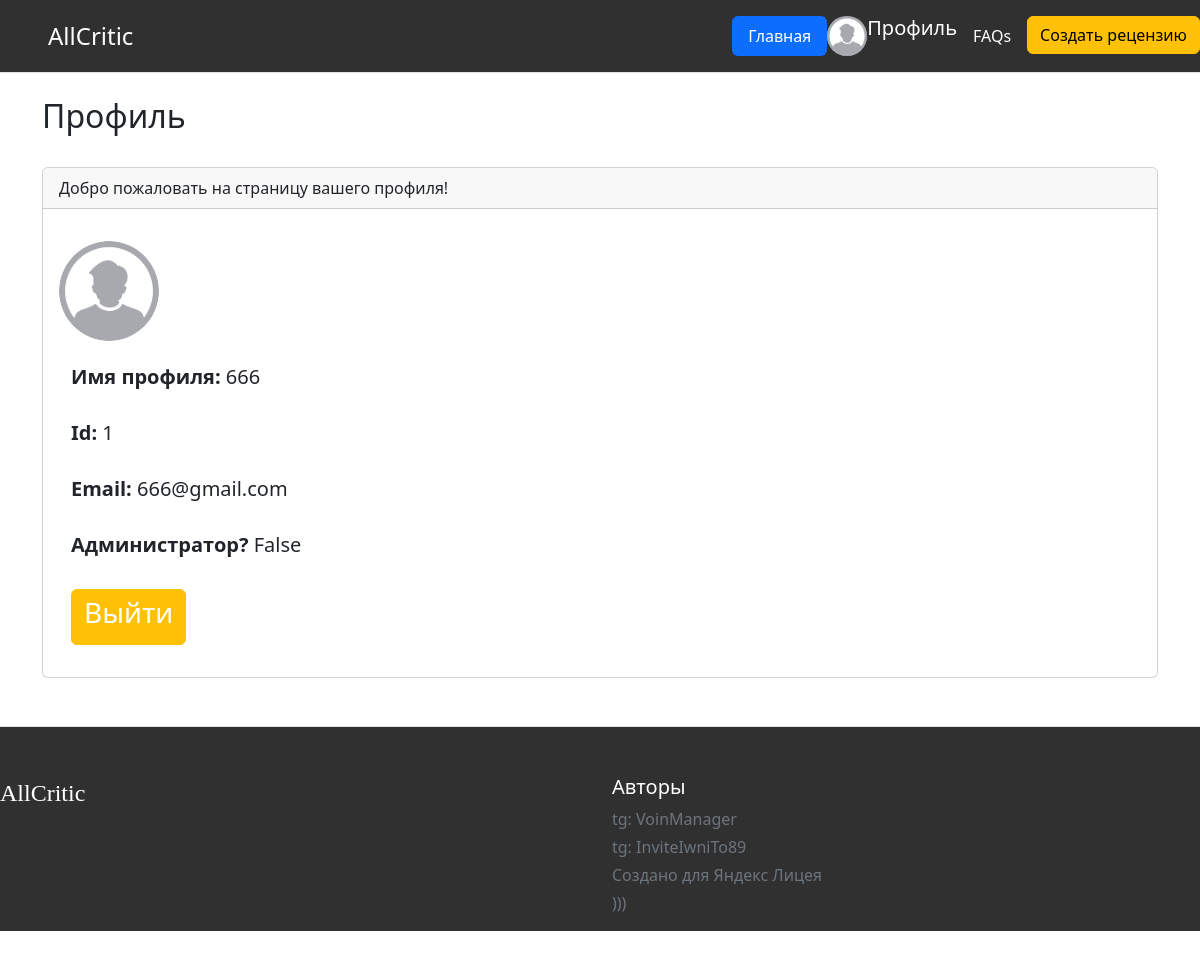
Screenshot of /profile (signed in) with the database file from the repository.
### main.py (models this page shows, shortened)
class User(SqlAlchemyBase, UserMixin):
    __tablename__ = 'users'
    id = sqlalchemy.Column(sqlalchemy.Integer, primary_key=True, autoincrement=True)
    name = sqlalchemy.Column(sqlalchemy.String(20), nullable=False, unique=True)
    email = sqlalchemy.Column(sqlalchemy.String, index=True, unique=True, nullable=True)
    image_file = sqlalchemy.Column(sqlalchemy.String(20), nullable=False,
                                   default='https://encrypted-tbn0.gstatic.com/images?q=tbn:ANd9GcRJx9X1j4gDIYI6mbjf2iO_x3DVLNg2CCvFgmlqIorCsA&s%22')
    hashed_password = sqlalchemy.Column(sqlalchemy.String, nullable=True)
    created_date = sqlalchemy.Column(sqlalchemy.DateTime, default=datetime.now(timezone.utc))
    is_admin = sqlalchemy.Column(sqlalchemy.Boolean, nullable=False)

### main.py (the view)
@app.route('/profile')
def profile():
    image_file = url_for('static', filename='profile_pics/' + current_user.image_file)
    return render_template('profile.html')

### main.py (called while the page is built)
@login_manager.user_loader
def load_user(user_id):
    return db.session.get(User, user_id)

### templates/profile.html (shortened to what this page needs)
{% extends 'base.html' %}
{% block body %}
<div class="container">
<h2>Профиль</h2>
<br>
<div class="card">
    <div class="card-header">
       Добро пожаловать на страницу вашего профиля!
    </div>
    <div class="card-body">
        <p class="card-text">
        <div class="col-4">
            <img class="rounded-circle account-img" width="100" height="100" src=" {{url_for('static', filename='profile_pics/default.png')}} ">
        </div><br>
            <div class="container">
            <div class="row">
                <div class="col-8">
                    <h5><strong>Имя профиля:</strong>
                    {{ current_user.name }}</h5><br>
                    <h5><strong>Id:</strong>
                    {{ current_user.id }}</h5><br>
                    <h5><strong>Email:</strong>
                    {{ current_user.email }}</h5><br>
                    <h5><strong>Администратор?</strong>
                    {{ current_user.is_admin }}</h5><br>
                </div>
            </div>
        <a class="btn btn-warning" href="/logout"><h3><font color="white">Выйти</font></h3></a>
    </div>
        </p>
    </div>
</div>
</div>
{% endblock %}

### rows the page displays
User: name "666", id "1", email "666@gmail.com", is_admin "False"
